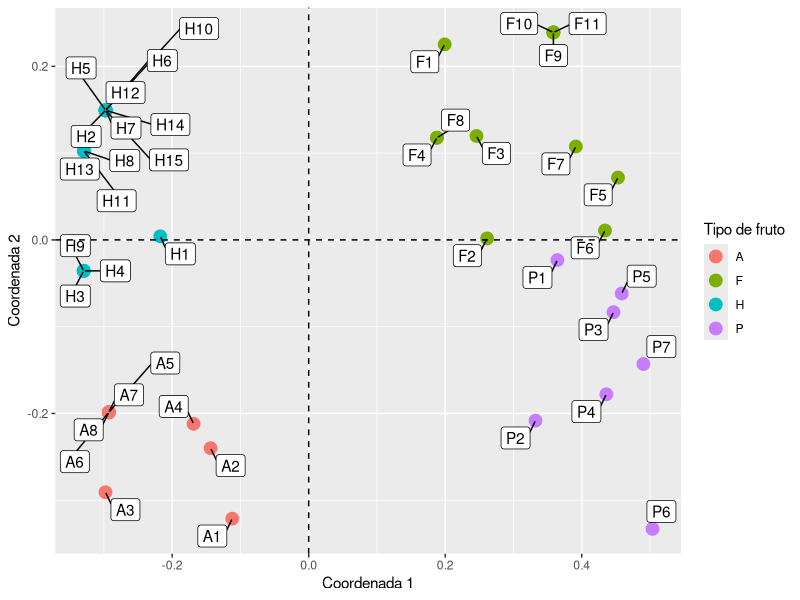
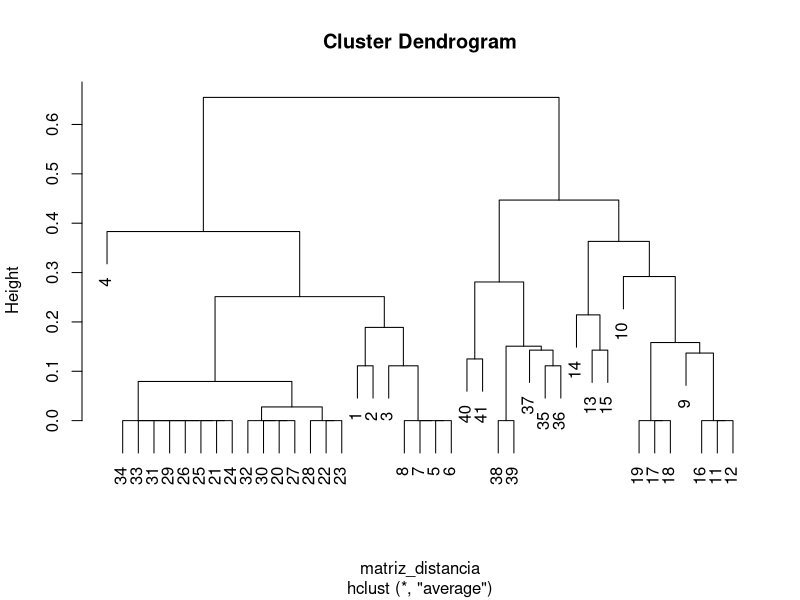
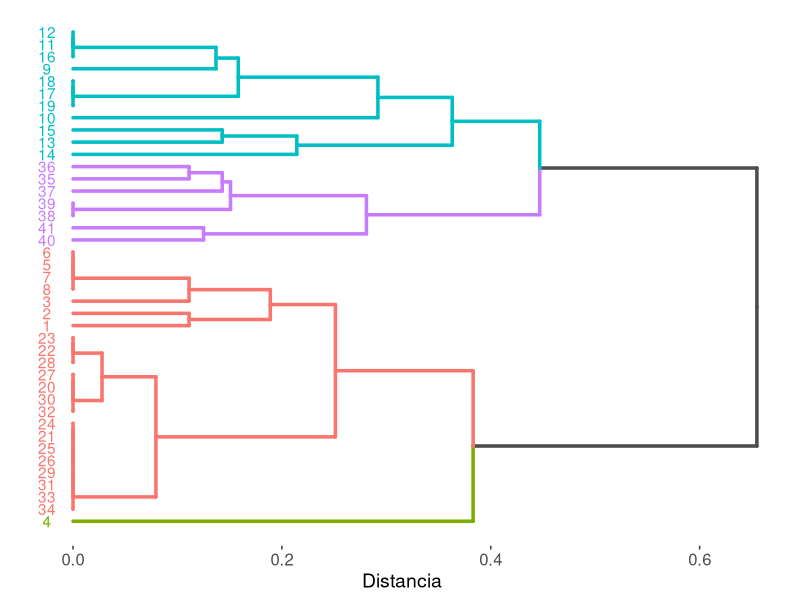
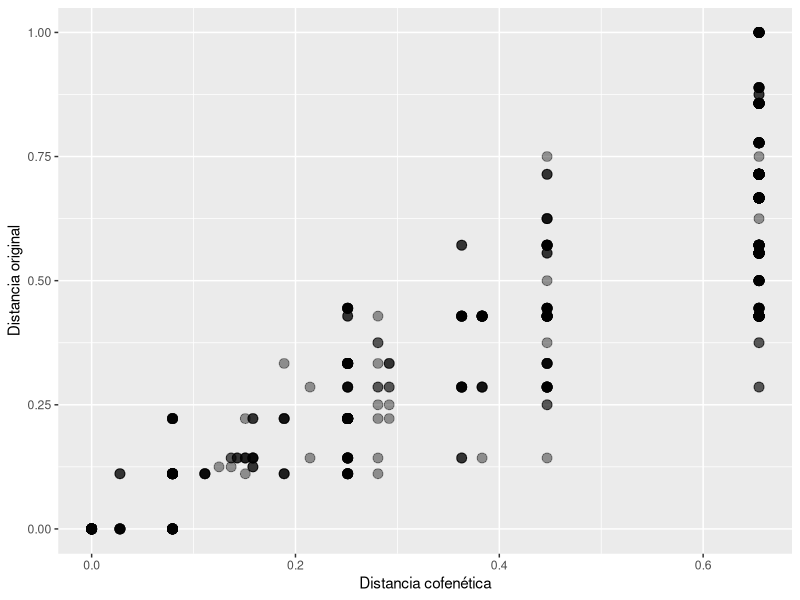

Source code (R) for these figures, in order:
## ---- chunk 1
knitr::opts_chunk$set(
  echo = TRUE, message = FALSE, warning = FALSE, fig.align = "center"
)
## ---- chunk 2
library(cluster)
library(ggrepel)
library(ggdendro)
library(kableExtra)
library(tidyverse)
## ---- chunk 3
datos <- read_csv2(here::here("data", "raw", "CUALITATIVAS.csv"))
## ---- chunk 4
glimpse(datos)
## ---- chunk 5
sapply(datos, function(x) paste(round(mean(x == "-1") * 100, 2), "%")) %>%
  t() %>%
  as.data.frame() %>%
  kable(caption = "Tabla 1: Porcentaje de datos perdidos por variable") %>%
  kable_styling(font_size = 12, full_width = FALSE) %>% 
  kable_classic_2() 
## ---- chunk 6
datos <- datos %>%
  mutate(
    CLADOSP = ifelse(CLADOSP == "-1", NA, CLADOSP),
    CMV = ifelse(CMV == "-1", NA, CMV)
  )
## ---- chunk 7
variedad1 <- datos[1, -1] %>% unlist() %>% unname()
variedad2 <- datos[2, -1] %>% unlist() %>% unname()
similaridad_1_2 <- mean(variedad1 == variedad2, na.rm = TRUE) * 100
## ---- chunk 8
variedad12 <- datos[12, -1] %>% unlist() %>% unname()
variedad13 <- datos[13, -1] %>% unlist() %>% unname()
similaridad_12_13 <- mean(variedad12 == variedad13, na.rm = TRUE) * 100
## ---- chunk 9
datos_fct <- datos %>%
  mutate_all(as.factor)
## ---- chunk 10
matriz_distancia <- daisy(datos_fct[-1], "gower")
matriz_similaridad <- 1 - matriz_distancia
## ---- chunk 11
matriz_similaridad[1] == (similaridad_1_2 / 100)
## ---- chunk 12
coordenadas_principales <- cmdscale(sqrt(matriz_distancia), eig = TRUE)
## ---- chunk 13
datos_CP <- as.data.frame(coordenadas_principales$points)
colnames(datos_CP) <- c("c1", "c2")
datos_CP$etiqueta <- datos$VARIEDAD
datos_CP$variedad <- substr(datos_CP$etiqueta, 1, 1)
## ---- chunk 14
ggplot(datos_CP) + 
  geom_point(aes(c1, c2, color = variedad), size = 4) + 
  geom_label_repel(aes(c1, c2, label = etiqueta), max.overlaps = 30) + 
  geom_vline(xintercept = 0, linetype = "dashed") + 
  geom_hline(yintercept = 0, linetype = "dashed") + 
  labs(
    x = "Coordenada 1",
    y = "Coordenada 2",
    color = "Tipo de fruto"
  )
## ---- chunk 15
datos %>%
  filter(VARIEDAD %in% c("A5", "A6", "A7", "A8")) %>%
  kable() %>% 
  kable_styling(font_size = 12, full_width = FALSE) %>% 
  kable_classic_2() 
## ---- chunk 16
cualitativas_CP <- hclust(matriz_distancia, method = "average")
plot(cualitativas_CP)
## ---- chunk 17
# Fuente: https://atrebas.github.io/post/2019-06-08-lightweight-dendrograms/
dendro_data_k <- function(hc, k) {
    
  hcdata <- ggdendro::dendro_data(hc, type = "rectangle")
  seg <- hcdata$segments
  labclust <- cutree(hc, k)[hc$order]
  segclust <- rep(0L, nrow(seg))
  heights <- sort(hc$height, decreasing = TRUE)
  height <- mean(c(heights[k], heights[k - 1L]), na.rm = TRUE)
  
  for (i in 1:k) {
    xi <- hcdata$labels$x[labclust == i]
    idx1 <- seg$x >= min(xi) & seg$x <= max(xi)
    idx2 <- seg$xend >= min(xi) & seg$xend <= max(xi)
    idx3 <- seg$yend < height
    idx <- idx1 & idx2 & idx3
    segclust[idx] <- i
  }
  
  idx <- which(segclust == 0L)
  segclust[idx] <- segclust[idx + 1L]
  hcdata$segments$clust <- segclust
  hcdata$segments$line <- as.integer(segclust < 1L)
  hcdata$labels$clust <- labclust
  hcdata
}

dendro_data <- dendro_data_k(cualitativas_CP, k=4)
## ---- chunk 18
ggplot(dendro_data$segments) + 
  geom_segment(
    aes(x = x, y = y, xend = xend, yend = yend, color = as.factor(clust)),
    size = 1.2,
    lineend = "round"
  ) + 
  geom_text(
    aes(x = x, y = y - 0.025, label = label, color = as.factor(clust)), 
    data = dendro_data$labels
  ) + 
  coord_flip() + 
  labs(
    y = "Distancia"
  ) + 
  scale_colour_manual(
    values = c("grey30", scales::hue_pal()(4))
  ) + 
  theme(
    panel.grid.major = element_blank(), 
    panel.grid.minor = element_blank(), 
    panel.background = element_blank(),
    axis.title.x = element_text(size = 14), 
    axis.title.y = element_blank(), 
    axis.text.x = element_text(size = 12),
    axis.text.y = element_blank(), 
    axis.line = element_blank(), 
    axis.ticks.y = element_blank(),
    plot.title = element_text(hjust = 0.5),
    legend.position = "none"
  )
## ---- chunk 19
distancia_cofenetica_CP <- cophenetic(cualitativas_CP)
concordancia <- cor(distancia_cofenetica_CP, matriz_distancia)
## ---- chunk 20
concordancia_df <- data.frame(
    x = as.vector(distancia_cofenetica_CP),
    y = as.vector(matriz_distancia)
)
ggplot(concordancia_df) + 
    geom_point(aes(x, y), size = 3, alpha = 0.4) + 
    labs(
        x = "Distancia cofenética",
        y = "Distancia original"
    )
## ---- chunk 21
concordancia <- cor(distancia_cofenetica_CP, dist(coordenadas_principales$points))
